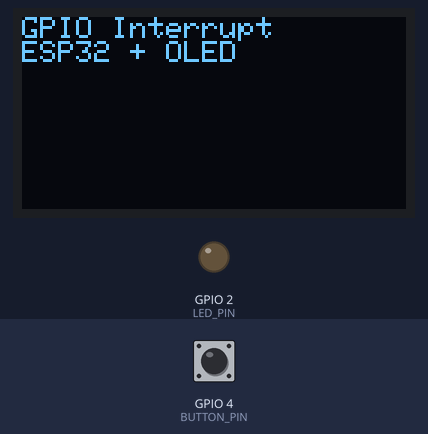
Recording of a program running on a simulated ESP32. Shown: 128×64 one-colour display, output pins drawn as LEDs (lit = HIGH). The inputs (shaded band) are chosen by the test bench; at power-on: GPIO 4 (BUTTON_PIN) HIGH. What the program prints to the serial monitor is not drawn.

Above: at 2.2 s.
2.3 s: GPIO 4 (BUTTON_PIN) pulled LOW for 0.15 s
At 3.5 s:
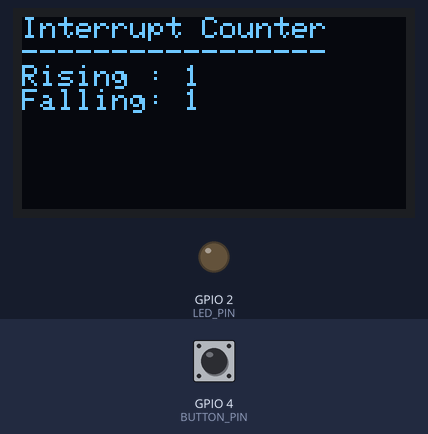
3.9 s: GPIO 4 (BUTTON_PIN) pulled LOW for 1 s
At 4.7 s:
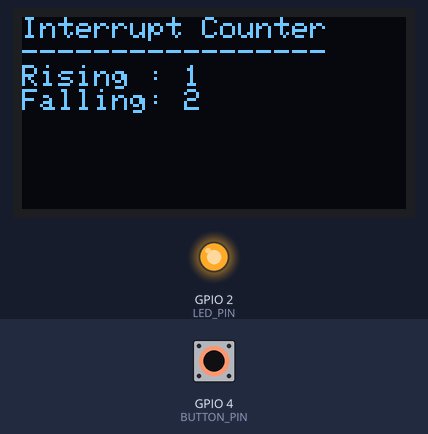
6.4 s: GPIO 4 (BUTTON_PIN) pulled LOW for 0.15 s
At 7.7 s:
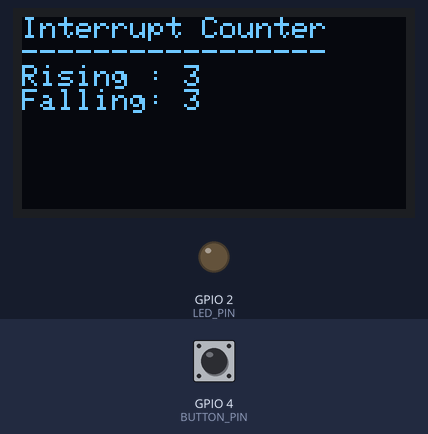
8.0 s: GPIO 4 (BUTTON_PIN) pulled LOW for 1 s
At 10.3 s:
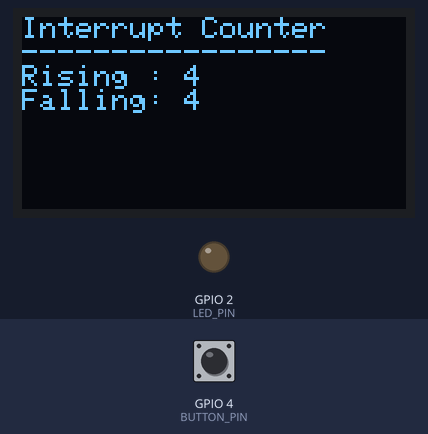
Timing chart, 0 to 11.5 s (numbered marks = the images above; inputs shaded):
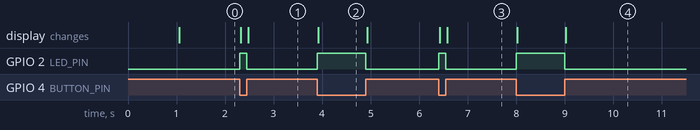

Measured:
- after the input at 2.3 s, GPIO 2 (LED_PIN): LOW → HIGH at once, → LOW 0.15 s later; the display: first changes at once (image 1 shows a later state)
- after the input at 3.9 s, GPIO 2 (LED_PIN): LOW → HIGH at once, → LOW 1.0 s later; the display: changes at once (image 2)
- after the input at 6.4 s, GPIO 2 (LED_PIN): LOW → HIGH at once, → LOW 0.15 s later; the display: first changes at once (image 3 shows a later state)
- after the input at 8.0 s, GPIO 2 (LED_PIN): LOW → HIGH at once, → LOW 1.0 s later; the display: first changes at once (image 4 shows a later state)

The program:

main.cpp
```cpp
/**
 * @file main.cpp
 * @brief Program 01: GPIO Interrupt + OLED SSD1306 - ESP32
 */

#include <Arduino.h>
#include <Wire.h>
#include <Adafruit_GFX.h>
#include <Adafruit_SSD1306.h>

#define BUTTON_PIN  4
#define LED_PIN     2

// OLED config
#define SCREEN_WIDTH 128
#define SCREEN_HEIGHT 64
#define OLED_RESET    -1
Adafruit_SSD1306 display(SCREEN_WIDTH, SCREEN_HEIGHT, &Wire, OLED_RESET);

volatile uint32_t risingCount = 0;
volatile uint32_t fallingCount = 0;
volatile bool stateChanged = false;

void IRAM_ATTR buttonISR() {
    if (digitalRead(BUTTON_PIN) == LOW) {
        fallingCount++;
    } else {
        risingCount++;
    }
    stateChanged = true;
}

void setup() {
    Serial.begin(115200);
    delay(1000);

    pinMode(BUTTON_PIN, INPUT_PULLUP);
    pinMode(LED_PIN, OUTPUT);

    attachInterrupt(digitalPinToInterrupt(BUTTON_PIN), buttonISR, CHANGE);

    // Inisialisasi OLED
    if (!display.begin(SSD1306_SWITCHCAPVCC, 0x3C)) {
        Serial.println("OLED gagal start");
        while (true);
    }

    display.clearDisplay();
    display.setTextSize(1);
    display.setTextColor(SSD1306_WHITE);

    display.setCursor(0, 0);
    display.println("GPIO Interrupt");
    display.println("ESP32 + OLED");
    display.display();

    Serial.println("System Ready");
}

void loop() {
    if (stateChanged) {
        stateChanged = false;

        Serial.printf("Rising: %lu, Falling: %lu\n", risingCount, fallingCount);

        digitalWrite(LED_PIN, !digitalRead(LED_PIN));

        // Update OLED
        display.clearDisplay();
        display.setCursor(0, 0);
        display.println("Interrupt Counter");
        display.println("-----------------");
        display.print("Rising : ");
        display.println(risingCount);
        display.print("Falling: ");
        display.println(fallingCount);
        display.display();
    }
}
```
